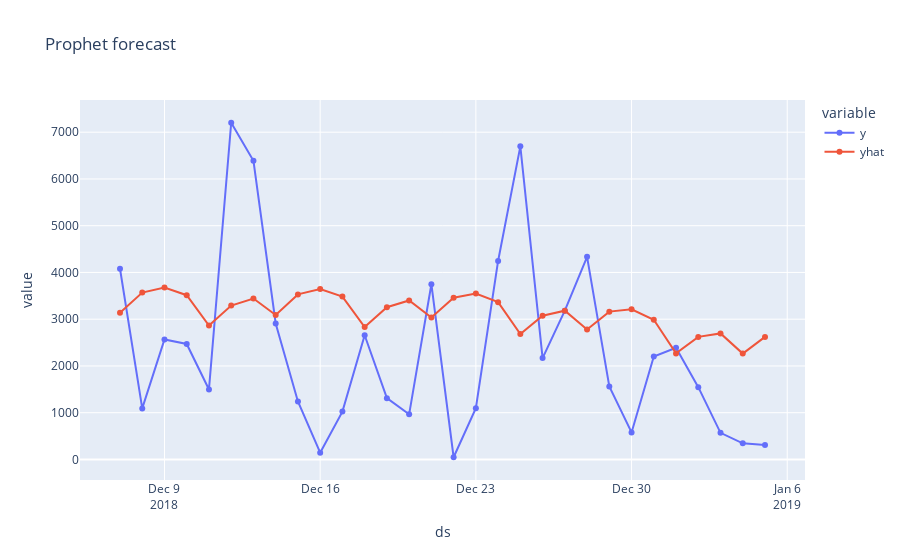

Source (notebook cell):
### Code cell
# merge test set with forecasted values
benchmark_df = test.merge(forecast[["ds", "yhat"]], on="ds", how="left")

# Plot actual and forecasted data
fig = px.line(benchmark_df, x='ds', y=["y", "yhat"], markers=True, title="Prophet forecast")
fig.show()

### Figure 1 — Plotly figure (JSON) as saved in the notebook; plotly's stock layout.template omitted (floating-point values rounded to 4 significant figures)
{"data": [{"hovertemplate": "variable=y<br>ds=%{x}<br>value=%{y}<extra></extra>", "legendgroup": "y", "line": {"color": "#636efa", "dash": "solid"}, "marker": {"symbol": "circle"}, "mode": "lines+markers", "name": "y", "orientation": "v", "showlegend": true, "type": "scatter", "x": ["2018-12-07T00:00:00", "2018-12-08T00:00:00", "2018-12-09T00:00:00", "2018-12-10T00:00:00", "2018-12-11T00:00:00", "2018-12-12T00:00:00", "2018-12-13T00:00:00", "2018-12-14T00:00:00", "2018-12-15T00:00:00", "2018-12-16T00:00:00", "2018-12-17T00:00:00", "2018-12-18T00:00:00", "2018-12-19T00:00:00", "2018-12-20T00:00:00", "2018-12-21T00:00:00", "2018-12-22T00:00:00", "2018-12-23T00:00:00", "2018-12-24T00:00:00", "2018-12-25T00:00:00", "2018-12-26T00:00:00", "2018-12-27T00:00:00", "2018-12-28T00:00:00", "2018-12-29T00:00:00", "2018-12-30T00:00:00", "2018-12-31T00:00:00", "2019-01-01T00:00:00", "2019-01-02T00:00:00", "2019-01-03T00:00:00", "2019-01-04T00:00:00", "2019-01-05T00:00:00"], "xaxis": "x", "y": [4080.0, 1092.0, 2567.0, 2470.0, 1497.0, 7202.0, 6388.0, 2908.0, 1241.0, 143.9, 1023.0, 2657.0, 1311.0, 965.5, 3748.0, 46.86, 1095.0, 4246.0, 6697.0, 2168.0, 3182.0, 4333.0, 1563.0, 578.2, 2202.0, 2390.0, 1546.0, 569.3, 344.2, 310.4], "yaxis": "y"}, {"hovertemplate": "variable=yhat<br>ds=%{x}<br>value=%{y}<extra></extra>", "legendgroup": "yhat", "line": {"color": "#EF553B", "dash": "solid"}, "marker": {"symbol": "circle"}, "mode": "lines+markers", "name": "yhat", "orientation": "v", "showlegend": true, "type": "scatter", "x": ["2018-12-07T00:00:00", "2018-12-08T00:00:00", "2018-12-09T00:00:00", "2018-12-10T00:00:00", "2018-12-11T00:00:00", "2018-12-12T00:00:00", "2018-12-13T00:00:00", "2018-12-14T00:00:00", "2018-12-15T00:00:00", "2018-12-16T00:00:00", "2018-12-17T00:00:00", "2018-12-18T00:00:00", "2018-12-19T00:00:00", "2018-12-20T00:00:00", "2018-12-21T00:00:00", "2018-12-22T00:00:00", "2018-12-23T00:00:00", "2018-12-24T00:00:00", "2018-12-25T00:00:00", "2018-12-26T00:00:00", "2018-12-27T00:00:00", "2018-12-28T00:00:00", "2018-12-29T00:00:00", "2018-12-30T00:00:00", "2018-12-31T00:00:00", "2019-01-01T00:00:00", "2019-01-02T00:00:00", "2019-01-03T00:00:00", "2019-01-04T00:00:00", "2019-01-05T00:00:00"], "xaxis": "x", "y": [3139.0, 3570.0, 3677.0, 3513.0, 2863.0, 3290.0, 3443.0, 3091.0, 3530.0, 3644.0, 3483.0, 2833.0, 3256.0, 3400.0, 3036.0, 3458.0, 3550.0, 3364.0, 2684.0, 3074.0, 3182.0, 2779.0, 3162.0, 3213.0, 2987.0, 2268.0, 2622.0, 2696.0, 2264.0, 2622.0], "yaxis": "y"}], "layout": {"legend": {"title": {"text": "variable"}, "tracegroupgap": 0}, "title": {"text": "Prophet forecast"}, "xaxis": {"anchor": "y", "domain": [0, 1], "title": {"text": "ds"}}, "yaxis": {"anchor": "x", "domain": [0, 1], "title": {"text": "value"}}}}
